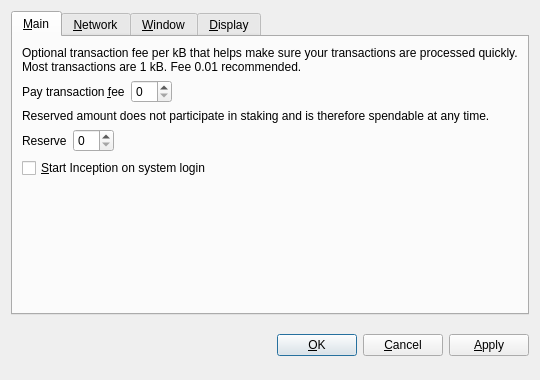
<?xml version="1.0" encoding="UTF-8"?>
<ui version="4.0">
 <class>OptionsDialog</class>
 <widget class="QDialog" name="OptionsDialog">
  <property name="geometry">
   <rect>
    <x>0</x>
    <y>0</y>
    <width>540</width>
    <height>380</height>
   </rect>
  </property>
  <property name="windowTitle">
   <string>Options</string>
  </property>
  <property name="modal">
   <bool>true</bool>
  </property>
  <layout class="QVBoxLayout" name="verticalLayout">
   <item>
    <widget class="QTabWidget" name="tabWidget">
     <property name="tabPosition">
      <enum>QTabWidget::North</enum>
     </property>
     <property name="currentIndex">
      <number>0</number>
     </property>
     <widget class="QWidget" name="tabMain">
      <attribute name="title">
       <string>&amp;Main</string>
      </attribute>
      <layout class="QVBoxLayout" name="verticalLayout_Main">
       <item>
        <widget class="QLabel" name="transactionFeeInfoLabel">
         <property name="text">
          <string>Optional transaction fee per kB that helps make sure your transactions are processed quickly. Most transactions are 1 kB. Fee 0.01 recommended.</string>
         </property>
         <property name="textFormat">
          <enum>Qt::PlainText</enum>
         </property>
         <property name="wordWrap">
          <bool>true</bool>
         </property>
        </widget>
       </item>
       <item>
        <layout class="QHBoxLayout" name="horizontalLayoutFee">
         <item>
          <widget class="QLabel" name="transactionFeeLabel">
           <property name="text">
            <string>Pay transaction &amp;fee</string>
           </property>
           <property name="textFormat">
            <enum>Qt::PlainText</enum>
           </property>
           <property name="buddy">
            <cstring>transactionFee</cstring>
           </property>
          </widget>
         </item>
         <item>
          <widget class="CoinAmountField" name="transactionFee"/>
         </item>
         <item>
          <spacer name="horizontalSpacerFee">
           <property name="orientation">
            <enum>Qt::Horizontal</enum>
           </property>
           <property name="sizeHint" stdset="0">
            <size>
             <width>40</width>
             <height>20</height>
            </size>
           </property>
          </spacer>
         </item>
        </layout>
       </item>
       <item>
        <widget class="QLabel" name="reserveBalanceInfoLabel">
         <property name="text">
          <string>Reserved amount does not participate in staking and is therefore spendable at any time.</string>
         </property>
         <property name="textFormat">
          <enum>Qt::PlainText</enum>
         </property>
         <property name="wordWrap">
          <bool>true</bool>
         </property>
        </widget>
       </item>
       <item>
        <layout class="QHBoxLayout" name="horizontalLayoutReserveBalance">
         <item>
          <widget class="QLabel" name="reserveBalanceLabel">
           <property name="text">
            <string>Reserve</string>
           </property>
           <property name="textFormat">
            <enum>Qt::PlainText</enum>
           </property>
           <property name="buddy">
            <cstring>reserveBalance</cstring>
           </property>
          </widget>
         </item>
         <item>
          <widget class="CoinAmountField" name="reserveBalance"/>
         </item>
         <item>
          <spacer name="horizontalSpacerReserveBalance">
           <property name="orientation">
            <enum>Qt::Horizontal</enum>
           </property>
           <property name="sizeHint" stdset="0">
            <size>
             <width>40</width>
             <height>20</height>
            </size>
           </property>
          </spacer>
         </item>
        </layout>
       </item>
       <item>
        <widget class="QCheckBox" name="coinAtStartup">
         <property name="toolTip">
          <string>Automatically start Inception after logging in to the system.</string>
         </property>
         <property name="text">
          <string>&amp;Start Inception on system login</string>
         </property>
        </widget>
       </item>
       <item>
        <spacer name="verticalSpacer_Main">
         <property name="orientation">
          <enum>Qt::Vertical</enum>
         </property>
         <property name="sizeHint" stdset="0">
          <size>
           <width>20</width>
           <height>40</height>
          </size>
         </property>
        </spacer>
       </item>
      </layout>
     </widget>
     <widget class="QWidget" name="tabNetwork">
      <attribute name="title">
       <string>&amp;Network</string>
      </attribute>
      <layout class="QVBoxLayout" name="verticalLayout_Network">
       <item>
        <widget class="QCheckBox" name="mapPortUpnp">
         <property name="toolTip">
          <string>Automatically open the Inception client port on the router. This only works when your router supports UPnP and it is enabled.</string>
         </property>
         <property name="text">
          <string>Map port using &amp;UPnP</string>
         </property>
        </widget>
       </item>
       <item>
        <widget class="QCheckBox" name="connectSocks">
         <property name="toolTip">
          <string>Connect to the Inception network through a SOCKS5 proxy (e.g. when connecting through Tor).</string>
         </property>
         <property name="text">
          <string>&amp;Connect through SOCKS5 proxy:</string>
         </property>
        </widget>
       </item>
       <item>
        <layout class="QHBoxLayout" name="horizontalLayout_Network">
         <item>
          <widget class="QLabel" name="proxyIpLabel">
           <property name="text">
            <string>Proxy &amp;IP:</string>
           </property>
           <property name="textFormat">
            <enum>Qt::PlainText</enum>
           </property>
           <property name="buddy">
            <cstring>proxyIp</cstring>
           </property>
          </widget>
         </item>
         <item>
          <widget class="QValidatedLineEdit" name="proxyIp">
           <property name="maximumSize">
            <size>
             <width>140</width>
             <height>16777215</height>
            </size>
           </property>
           <property name="toolTip">
            <string>IP address of the proxy (e.g. 127.0.0.1)</string>
           </property>
          </widget>
         </item>
         <item>
          <widget class="QLabel" name="proxyPortLabel">
           <property name="text">
            <string>&amp;Port:</string>
           </property>
           <property name="textFormat">
            <enum>Qt::PlainText</enum>
           </property>
           <property name="buddy">
            <cstring>proxyPort</cstring>
           </property>
          </widget>
         </item>
         <item>
          <widget class="QLineEdit" name="proxyPort">
           <property name="maximumSize">
            <size>
             <width>55</width>
             <height>16777215</height>
            </size>
           </property>
           <property name="toolTip">
            <string>Port of the proxy (e.g. 9050)</string>
           </property>
          </widget>
         </item>
         <item>
          <spacer name="horizontalSpacer_Network">
           <property name="orientation">
            <enum>Qt::Horizontal</enum>
           </property>
           <property name="sizeHint" stdset="0">
            <size>
             <width>40</width>
             <height>20</height>
            </size>
           </property>
          </spacer>
         </item>
        </layout>
       </item>
       <item>
        <spacer name="verticalSpacer_Network">
         <property name="orientation">
          <enum>Qt::Vertical</enum>
         </property>
         <property name="sizeHint" stdset="0">
          <size>
           <width>20</width>
           <height>40</height>
          </size>
         </property>
        </spacer>
       </item>
      </layout>
     </widget>
     <widget class="QWidget" name="tabWindow">
      <attribute name="title">
       <string>&amp;Window</string>
      </attribute>
      <layout class="QVBoxLayout" name="verticalLayout_Window">
       <item>
        <widget class="QCheckBox" name="minimizeToTray">
         <property name="toolTip">
          <string>Show only a tray icon after minimizing the window.</string>
         </property>
         <property name="text">
          <string>&amp;Minimize to the tray instead of the taskbar</string>
         </property>
        </widget>
       </item>
       <item>
        <widget class="QCheckBox" name="minimizeOnClose">
         <property name="toolTip">
          <string>Minimize instead of exit the application when the window is closed. When this option is enabled, the application will be closed only after selecting Quit in the menu.</string>
         </property>
         <property name="text">
          <string>M&amp;inimize on close</string>
         </property>
        </widget>
       </item>
       <item>
        <spacer name="verticalSpacer_Window">
         <property name="orientation">
          <enum>Qt::Vertical</enum>
         </property>
         <property name="sizeHint" stdset="0">
          <size>
           <width>20</width>
           <height>40</height>
          </size>
         </property>
        </spacer>
       </item>
      </layout>
     </widget>
     <widget class="QWidget" name="tabDisplay">
      <attribute name="title">
       <string>&amp;Display</string>
      </attribute>
      <layout class="QVBoxLayout" name="verticalLayout_Display">
       <item>
        <layout class="QHBoxLayout" name="horizontalLayout_1_Display">
         <item>
          <widget class="QLabel" name="langLabel">
           <property name="text">
            <string>User Interface &amp;language:</string>
           </property>
           <property name="textFormat">
            <enum>Qt::PlainText</enum>
           </property>
           <property name="buddy">
            <cstring>lang</cstring>
           </property>
          </widget>
         </item>
         <item>
          <widget class="QValueComboBox" name="lang">
           <property name="toolTip">
            <string>The user interface language can be set here. This setting will take effect after restarting Inception.</string>
           </property>
          </widget>
         </item>
        </layout>
       </item>
       <item>
        <layout class="QHBoxLayout" name="horizontalLayout_2_Display">
         <item>
          <widget class="QLabel" name="unitLabel">
           <property name="text">
            <string>&amp;Unit to show amounts in:</string>
           </property>
           <property name="textFormat">
            <enum>Qt::PlainText</enum>
           </property>
           <property name="buddy">
            <cstring>unit</cstring>
           </property>
          </widget>
         </item>
         <item>
          <widget class="QValueComboBox" name="unit">
           <property name="toolTip">
            <string>Choose the default subdivision unit to show in the interface and when sending coins.</string>
           </property>
          </widget>
         </item>
        </layout>
       </item>
       <item>
        <widget class="QCheckBox" name="coinControlFeatures">
         <property name="toolTip">
          <string>Whether to show coin control features or not.</string>
         </property>
         <property name="text">
          <string>Display coin &amp;control features (experts only!)</string>
         </property>
        </widget>
       </item>
       <item>
        <spacer name="verticalSpacer_Display">
         <property name="orientation">
          <enum>Qt::Vertical</enum>
         </property>
         <property name="sizeHint" stdset="0">
          <size>
           <width>20</width>
           <height>40</height>
          </size>
         </property>
        </spacer>
       </item>
      </layout>
     </widget>
    </widget>
   </item>
   <item>
    <layout class="QHBoxLayout" name="horizontalLayout_Buttons">
     <item>
      <spacer name="horizontalSpacer_1">
       <property name="orientation">
        <enum>Qt::Horizontal</enum>
       </property>
       <property name="sizeHint" stdset="0">
        <size>
         <width>40</width>
         <height>48</height>
        </size>
       </property>
      </spacer>
     </item>
     <item>
      <widget class="QLabel" name="statusLabel">
       <property name="font">
        <font>
         <weight>75</weight>
         <bold>true</bold>
        </font>
       </property>
       <property name="text">
        <string/>
       </property>
       <property name="textFormat">
        <enum>Qt::PlainText</enum>
       </property>
       <property name="wordWrap">
        <bool>true</bool>
       </property>
      </widget>
     </item>
     <item>
      <spacer name="horizontalSpacer_2">
       <property name="orientation">
        <enum>Qt::Horizontal</enum>
       </property>
       <property name="sizeHint" stdset="0">
        <size>
         <width>40</width>
         <height>48</height>
        </size>
       </property>
      </spacer>
     </item>
     <item>
      <widget class="QPushButton" name="okButton">
       <property name="text">
        <string>&amp;OK</string>
       </property>
      </widget>
     </item>
     <item>
      <widget class="QPushButton" name="cancelButton">
       <property name="text">
        <string>&amp;Cancel</string>
       </property>
       <property name="autoDefault">
        <bool>false</bool>
       </property>
      </widget>
     </item>
     <item>
      <widget class="QPushButton" name="applyButton">
       <property name="text">
        <string>&amp;Apply</string>
       </property>
       <property name="autoDefault">
        <bool>false</bool>
       </property>
      </widget>
     </item>
    </layout>
   </item>
  </layout>
 </widget>
 <customwidgets>
  <customwidget>
   <class>QValidatedLineEdit</class>
   <extends>QLineEdit</extends>
   <header>qvalidatedlineedit.h</header>
  </customwidget>
  <customwidget>
   <class>CoinAmountField</class>
   <extends>QSpinBox</extends>
   <header>coinamountfield.h</header>
   <container>1</container>
  </customwidget>
  <customwidget>
   <class>QValueComboBox</class>
   <extends>QComboBox</extends>
   <header>qvaluecombobox.h</header>
  </customwidget>
 </customwidgets>
 <resources/>
 <connections/>
</ui>
